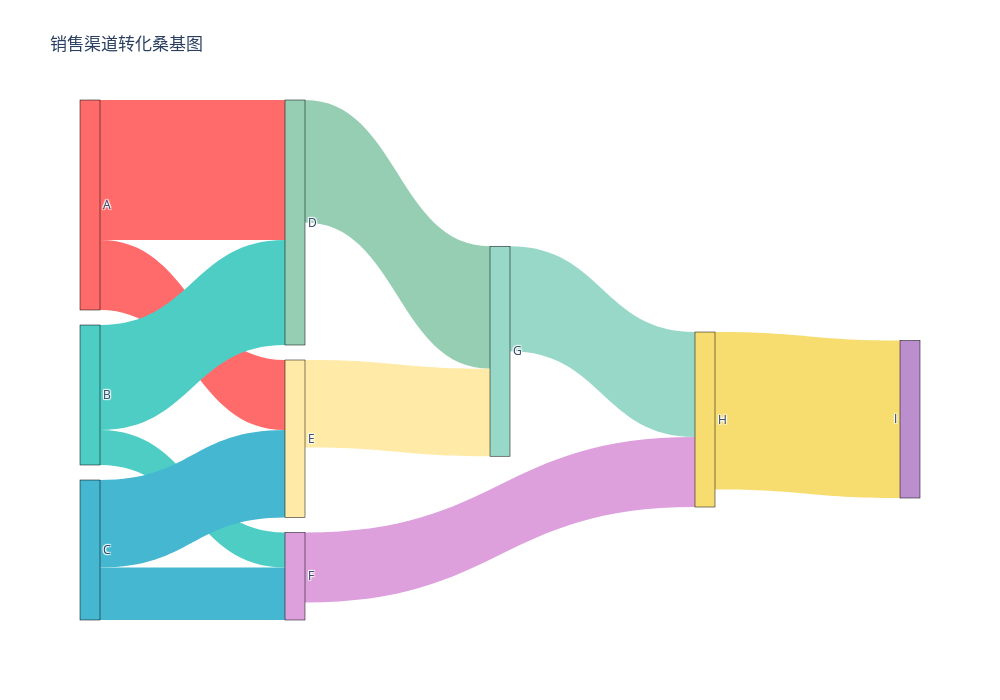

Notebook cell for this chart:
### Code cell
import plotly.graph_objects as go

# 桑基图数据
labels = ["A", "B", "C", "D", "E", "F", "G", "H", "I"]

# 定义流
sources = [0, 0, 1, 1, 2, 2, 3, 4, 5, 6, 7]
targets = [3, 4, 3, 5, 4, 5, 6, 6, 7, 7, 8]
values =  [8, 4, 6, 2, 5, 3, 7, 5, 4, 6, 9]

# 定义颜色
colors = ['#FF6B6B', '#4ECDC4', '#45B7D1', '#96CEB4', '#FFEAA7',
          '#DDA0DD', '#98D8C8', '#F7DC6F', '#BB8FCE']

# 创建桑基图
fig = go.Figure(data=[go.Sankey(
    node=dict(
        pad=15,
        thickness=20,
        line=dict(color="black", width=0.5),
        label=labels,
        color=colors
    ),
    link=dict(
        source=sources,
        target=targets,
        value=values,
        color=[colors[src] for src in sources]
    )
)])

fig.update_layout(
    title_text="销售渠道转化桑基图",
    font_size=12,
    width=1000,
    height=700
)

fig.show()

### Figure 1 — Plotly figure (JSON) as saved in the notebook; plotly's stock layout.template omitted (floating-point values rounded to 4 significant figures)
{"data": [{"link": {"color": ["#FF6B6B", "#FF6B6B", "#4ECDC4", "#4ECDC4", "#45B7D1", "#45B7D1", "#96CEB4", "#FFEAA7", "#DDA0DD", "#98D8C8", "#F7DC6F"], "source": [0, 0, 1, 1, 2, 2, 3, 4, 5, 6, 7], "target": [3, 4, 3, 5, 4, 5, 6, 6, 7, 7, 8], "value": [8, 4, 6, 2, 5, 3, 7, 5, 4, 6, 9]}, "node": {"color": ["#FF6B6B", "#4ECDC4", "#45B7D1", "#96CEB4", "#FFEAA7", "#DDA0DD", "#98D8C8", "#F7DC6F", "#BB8FCE"], "label": ["A", "B", "C", "D", "E", "F", "G", "H", "I"], "line": {"color": "black", "width": 0.5}, "pad": 15, "thickness": 20}, "type": "sankey"}], "layout": {"font": {"size": 12}, "height": 700, "title": {"text": "销售渠道转化桑基图"}, "width": 1000}}
